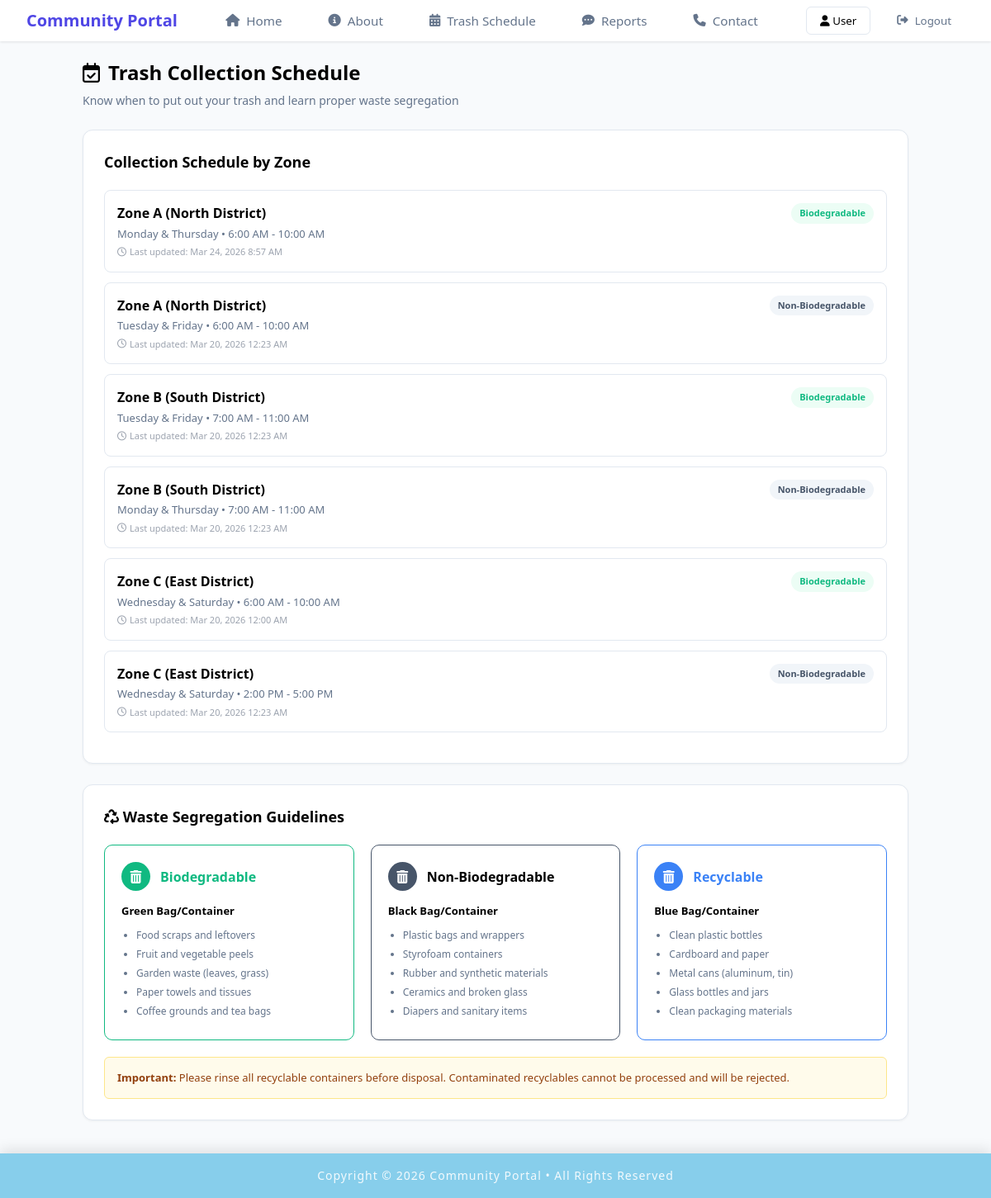
Page /member/member_trashschedule.php on the earlier database version.
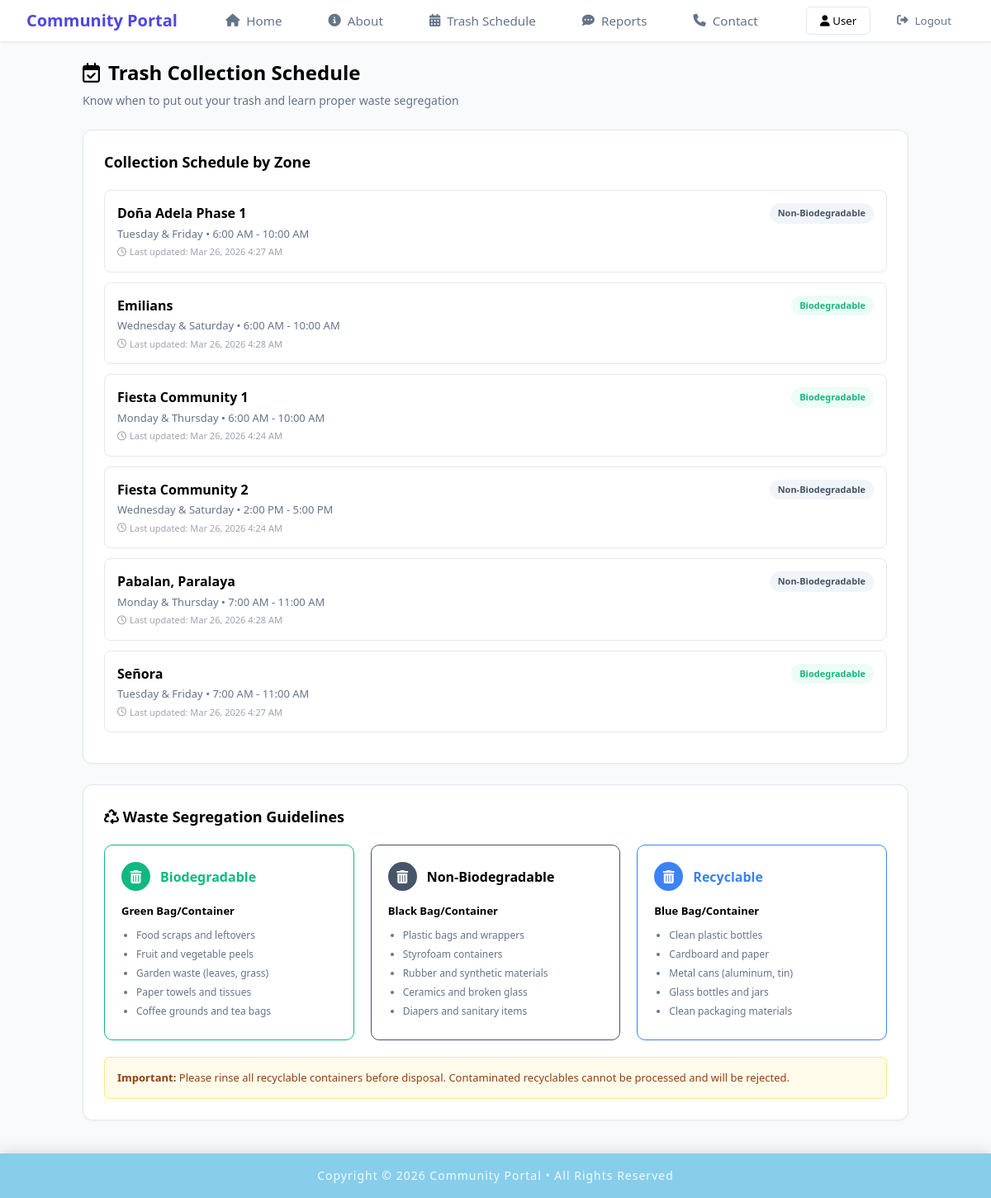
Same page on the later database version.
### tables this page shows
CREATE TABLE `trash_schedule` (
  `id` int NOT NULL,
  `zone` varchar(100) NOT NULL,
  `days` varchar(100) NOT NULL,
  `time` varchar(100) NOT NULL,
  `waste_type` varchar(50) NOT NULL,
  `last_updated` timestamp NULL DEFAULT CURRENT_TIMESTAMP ON UPDATE CURRENT_TIMESTAMP,
  `admin_id` int DEFAULT NULL
);

### member/member_trashschedule.php (the view, shortened to what this page needs)
<?php
include "../includes/member_header.php";
include "../includes/db_conn.php";
$stmt = $pdo->query("SELECT * FROM trash_schedule ORDER BY zone, waste_type");
$schedules = $stmt->fetchAll();
$guidelines = [
    [
        'title' => 'Biodegradable',
        'color' => 'green',
        'bag'   => 'Green Bag/Container',
        'items' => ['Food scraps and leftovers','Fruit and vegetable peels','Garden waste (leaves, grass)','Paper towels and tissues','Coffee grounds and tea bags']
    ],
    [
        'title' => 'Non-Biodegradable',
        'color' => 'black',
        'bag'   => 'Black Bag/Container',
        'items' => ['Plastic bags and wrappers','Styrofoam containers','Rubber and synthetic materials','Ceramics and broken glass','Diapers and sanitary items']
    ],
    [
        'title' => 'Recyclable',
        'color' => 'blue',
        'bag'   => 'Blue Bag/Container',
        'items' => ['Clean plastic bottles','Cardboard and paper','Metal cans (aluminum, tin)','Glass bottles and jars','Clean packaging materials']
    ]
];
?>
<!DOCTYPE html>
<html lang="en">
<head>
    <link rel="stylesheet" href="https://cdnjs.cloudflare.com/ajax/libs/font-awesome/6.5.0/css/all.min.css">
    <link rel="stylesheet" href="../css/member_trashschedule.css">
</head>
<body>
<div class="container">
    <header>
        <h1><i class="fa-regular fa-calendar-check"></i> Trash Collection Schedule</h1>
        <p>Know when to put out your trash and learn proper waste segregation</p>
    </header>
    <section class="card-section">
        <h2>Collection Schedule by Zone</h2>
        <?php if (count($schedules) === 0): ?>
        <div class="empty-hint">
            <p>No schedules available yet. Please check back later.</p>
        </div>
        <?php else: ?>
        <div class="schedule-grid">
            <?php foreach ($schedules as $row): ?>
            <div class="schedule-item">
                <div class="schedule-header">
                    <div class="sched-left">
                        <strong><?= htmlspecialchars($row['zone']) ?></strong>
                        <span class="badge <?= $row['waste_type'] === 'Biodegradable' ? 'bio' : 'non-bio' ?>">
                            <?= htmlspecialchars($row['waste_type']) ?>
                        </span>
                    </div>
                </div>
                <div class="schedule-details">
                    <?= htmlspecialchars($row['days']) ?> • <?= htmlspecialchars($row['time']) ?>
                </div>
                <div class="last-updated">
                    <i class="fa-regular fa-clock"></i>
                    Last updated: <?= date("M j, Y g:i A", strtotime($row['last_updated'])) ?>
                </div>
            </div>
            <?php endforeach; ?>
        </div>
        <?php endif; ?>
    </section>
    <section class="card-section">
        <h2><i class="fa-solid fa-recycle"></i> Waste Segregation Guidelines</h2>
        <div class="guidelines-grid">
            <?php foreach ($guidelines as $guide): ?>
            <div class="guide-card <?= $guide['color'] ?>">
                <div class="guide-header">
                    <div class="icon-circle">
                        <i class="fa-solid fa-trash-can"></i>
                    </div>
                    <h3><?= $guide['title'] ?></h3>
                </div>
                <div class="guide-content">
                    <p class="bag-type"><strong><?= $guide['bag'] ?></strong></p>
                    <ul>
                        <?php foreach ($guide['items'] as $li): ?>
                        <li><?= $li ?></li>
                        <?php endforeach; ?>
                    </ul>
                </div>
            </div>
            <?php endforeach; ?>
        </div>
        <div class="important-note">
            <strong>Important:</strong> Please rinse all recyclable containers before disposal.
            Contaminated recyclables cannot be processed and will be rejected.
        </div>
    </section>
</div>
<?php include "../includes/footer.php"; ?>
</body>
</html>

### includes/member_header.php (shortened to what this page needs)
<!DOCTYPE html>
<html lang="en">
<head>
    <link rel="stylesheet" href="../css/header.css">
    <link rel="stylesheet" href="https://cdnjs.cloudflare.com/ajax/libs/font-awesome/6.0.0/css/all.min.css">
</head>
<body>
    <nav class="navbar">
        <div class="logo">Community Portal</div>
        <div class="nav-links">
            <a href="../member/member_home.php" class="nav-item"><i class="fa-solid fa-house"></i> Home</a>
            <a href="../member/about.php" class="nav-item"><i class="fa-solid fa-circle-info"></i> About</a>
            <a href="../member/member_trashschedule.php" class="nav-item"><i class="fa-solid fa-calendar-days"></i> Trash Schedule</a>
            <a href="../member/member_reports.php" class="nav-item"><i class="fa-solid fa-comment-dots"></i> Reports</a>
            <a href="../member/contact.php" class="nav-item"><i class="fa-solid fa-phone"></i> Contact</a>
        </div>
        <div class="user-actions">
            <button class="btn-user"><i class="fa-solid fa-user"></i> User</button>
            <button class="btn-logout" onclick="confirmLogout()">
                <i class="fa-solid fa-right-from-bracket"></i> Logout
            </button>
        </div>
    </nav>
</body>
</html>

### includes/footer.php (shortened to what this page needs)
<!DOCTYPE html>
<html lang="en">
<head>
    <link rel="stylesheet" href="../css/footer.css">
</head>
<body>
</body>
</html>
<footer class="footer">
    <div class="footer-bottom">
        <p>Copyright &copy; <?php echo date('Y'); ?> Community Portal &bull; All Rights Reserved</p>
    </div>
</footer>

### css/header.css (style rules this page uses)
* { margin: 0; padding: 0; box-sizing: border-box; font-family: 'Segoe UI', Tahoma, Geneva, Verdana, sans-serif; }
body { background-color: #f8fafc; color: #334155; }
.navbar { background: white; padding: 1rem 2rem; display: flex; justify-content: space-between; align-items: center; box-shadow: 0 1px 3px rgba(0,0,0,0.1); position: fixed; top: 0; left: 0; width: 100%; height: 50px; z-index: 1000; }
.logo { color: #4f46e5; font-weight: 700; font-size: 1.25rem; }
.nav-links { display: flex; gap: 1.5rem; }
.nav-item { text-decoration: none; color: #64748b; font-size: 0.95rem; display: flex; align-items: center; gap: 0.5rem; padding: 0.5rem 1rem; border-radius: 8px; transition: background 0.2s ease, color 0.2s ease; }
.user-actions { display: flex; gap: 1rem; }
.btn-user { padding: 0.4rem 1rem; border: 1px solid #e2e8f0; background: white; border-radius: 6px; cursor: pointer; }
.btn-logout { border: none; background: none; color: #64748b; cursor: pointer; display: flex; align-items: center; gap: 0.5rem; padding: 0.5rem 1rem; border-radius: 8px; transition: background 0.2s ease, color 0.2s ease; }

### css/member_trashschedule.css (style rules this page uses)
:root { --bg-color: #f8fafc; --border-color: #e2e8f0; --text-main: #000000; --text-muted: #64748b; --green-primary: #10b981; --green-bg: #ecfdf5; --blue-primary: #3b82f6; --blue-bg: #eff6ff; --black-primary: #475569; --black-bg: #f1f5f9; }
html, body { height: 100%; margin: 0; padding: 0; }
body { font-family: 'Segoe UI', Tahoma, Geneva, Verdana, sans-serif; background-color: var(--bg-color); color: var(--text-main); line-height: 1.5; padding-top: 30px; }
.container { width: 100%; max-width: 1000px; margin: 40px auto; }
header h1 { color: #000000; font-size: 24px; display: flex; align-items: center; gap: 10px; margin-bottom: 5px; }
header p { color: var(--text-muted); margin-top: 0; font-size: 14px; }
.card-section { background: white; border: 1px solid var(--border-color); border-radius: 12px; padding: 25px; margin-top: 25px; box-shadow: 0 1px 3px rgba(0,0,0,0.05); }
.card-section h2 { font-size: 18px; margin-bottom: 20px; }
.schedule-item { border: 1px solid var(--border-color); border-radius: 8px; padding: 15px; margin-bottom: 12px; }
.schedule-header { display: flex; justify-content: space-between; align-items: center; margin-bottom: 3px; }
.sched-left { display: flex; justify-content: space-between; align-items: center; width: 100%; }
.sched-left strong { flex: 1; }
.schedule-details { color: var(--text-muted); font-size: 13px; }
.last-updated { font-size: 11px; color: #9ca3af; margin-top: 4px; display: flex; align-items: center; gap: 4px; }
.last-updated i { font-size: 11px; color: #9ca3af; }
.badge { font-size: 11px; padding: 4px 10px; border-radius: 20px; font-weight: 600; }
.badge.bio { background: var(--green-bg); color: var(--green-primary); }
.badge.non-bio { background: var(--black-bg); color: var(--black-primary); }
.guidelines-grid { display: grid; grid-template-columns: repeat(auto-fit, minmax(250px, 1fr)); gap: 20px; margin-bottom: 20px; }
.guide-card { border: 1px solid var(--border-color); border-radius: 10px; padding: 20px; }
.guide-header { display: flex; align-items: center; gap: 12px; margin-bottom: 15px; }
.icon-circle { width: 35px; height: 35px; border-radius: 50%; display: flex; align-items: center; justify-content: center; color: white; }
.guide-card h3 { font-size: 16px; margin: 0; }
.guide-card.green { border-color: var(--green-primary); }
.guide-card.green .icon-circle { background: var(--green-primary); }
.guide-card.green h3 { color: var(--green-primary); }
.guide-card.black { border-color: var(--black-primary); }
.guide-card.black .icon-circle { background: var(--black-primary); }
.guide-card.blue { border-color: var(--blue-primary); }
.guide-card.blue .icon-circle { background: var(--blue-primary); }
.guide-card.blue h3 { color: var(--blue-primary); }
.guide-content ul { padding-left: 18px; margin: 0; }
.guide-content li { font-size: 12px; color: var(--text-muted); margin-bottom: 5px; }
.bag-type { font-size: 13px; margin-bottom: 10px; }
.important-note { background: #fffbeb; border: 1px solid #fde68a; padding: 15px; border-radius: 6px; font-size: 13px; color: #92400e; }

Differences in the rows shown:
changed trash_schedule: zone "Zone A (North District)" → "Doña Adela Phase 1"; last_updated "Mar 20, 2026 12:23 AM" → "Mar 26, 2026 4:27 AM"; moves up the list
changed trash_schedule: zone "Zone C (East District)" → "Emilians"; last_updated "Mar 20, 2026 12:00 AM" → "Mar 26, 2026 4:28 AM"; moves up the list
changed trash_schedule: zone "Zone A (North District)" → "Fiesta Community 1"; last_updated "Mar 24, 2026 8:57 AM" → "Mar 26, 2026 4:24 AM"
changed trash_schedule "2:00 PM - 5:00 PM": zone "Zone C (East District)" → "Fiesta Community 2"; last_updated "Mar 20, 2026 12:23 AM" → "Mar 26, 2026 4:24 AM"; moves up the list
changed trash_schedule: zone "Zone B (South District)" → "Pabalan, Paralaya"; last_updated "Mar 20, 2026 12:23 AM" → "Mar 26, 2026 4:28 AM"; moves down the list
changed trash_schedule: zone "Zone B (South District)" → "Señora"; last_updated "Mar 20, 2026 12:23 AM" → "Mar 26, 2026 4:27 AM"
